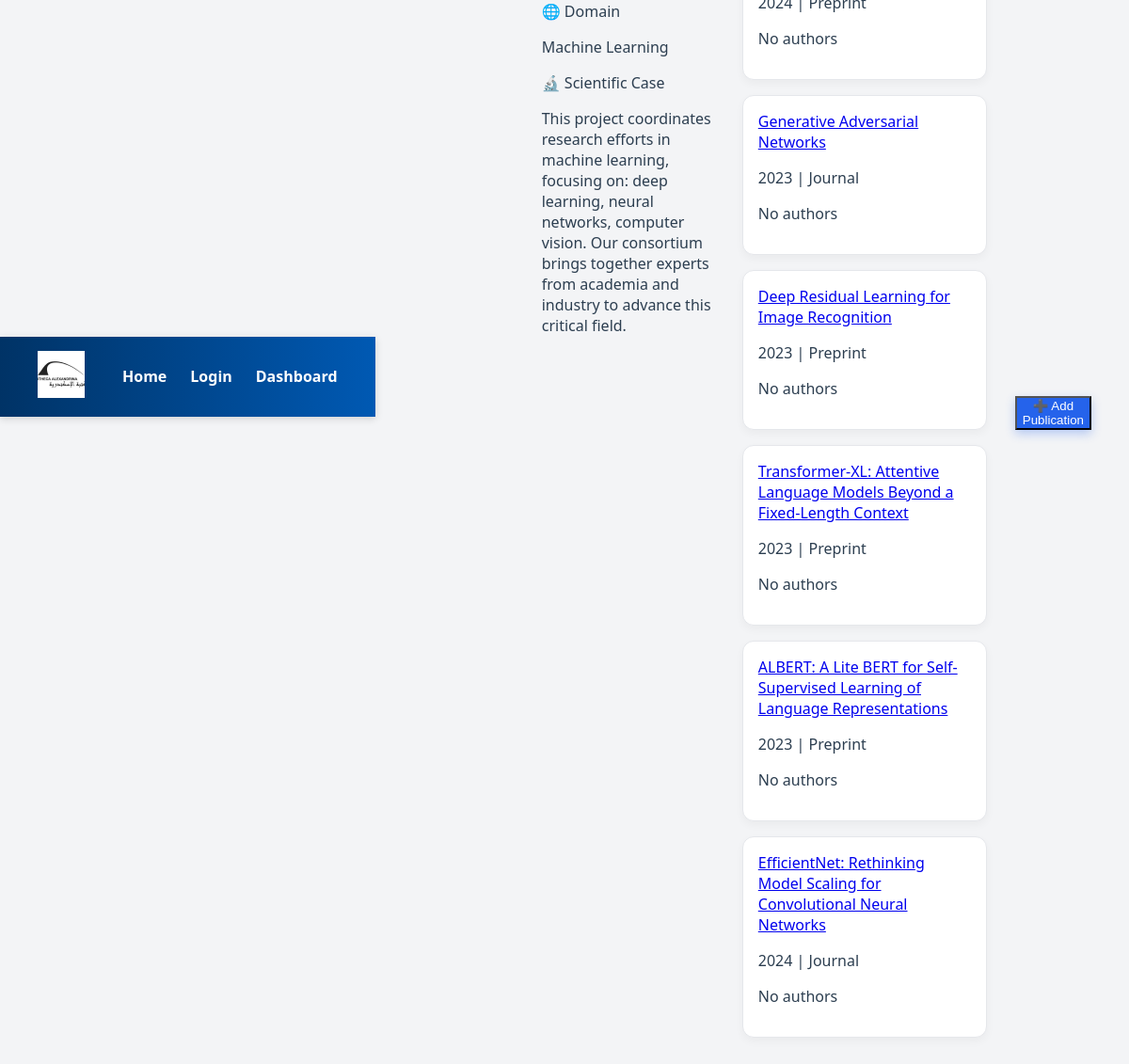
Page /project/744/ on the committed database.
### projects/models.py (models this page shows, shortened)
class Project(models.Model):
    title = models.CharField(max_length=200)
    created= models.DateField()
    team  = models.CharField(max_length=300)
    abstract = models.TextField(default="No abstract yet")
    duration = models.CharField(max_length=100)
    domain = models.CharField(max_length=100)
    scientific_case = models.TextField()

class Publication(models.Model):
    project = models.ForeignKey(Project, on_delete=models.CASCADE, related_name='publications')
    title = models.CharField(max_length=200)
    author = models.CharField(Author,max_length=200)
    url = models.URLField(blank=True)
    year = models.PositiveIntegerField()
    file = models.FileField(upload_to='publications/files/', blank=True)
    image = models.ImageField(upload_to='publications/images/', blank=True)
    type = models.CharField(max_length=100, choices=PUBLICATION_TYPES)
    collaborators = models.ManyToManyField(Author)
    uploaded_at = models.DateTimeField(auto_now_add=True)
    abstract = models.TextField(default="No abstract yet")

### projects/views.py (the view)
# urls.py: path('project/<int:pk>/', views.project_detail, name='project_detail'),
def project_detail(request, pk):
    project = get_object_or_404(Project, pk=pk)
    publications = project.publications.prefetch_related('collaborators')
    return render(request, 'projects/project_detail.html', {
        'project': project,
        'publications': publications
    })

### projects/templates/projects/project_detail.html (shortened to what this page needs)
{% extends "base.html" %}
{% block content %}
<div class="container mx-auto p-4">
    <h2 class="text-3xl font-bold mb-6 text-gray-800">{{ project.title }}</h2>
    <div class="bg-white p-6 rounded-lg shadow-lg mb-8">
        <div class="grid md:grid-cols-3 gap-6 text-gray-700">
            <div class="bg-gray-50 rounded-lg p-4 shadow-sm">
                <p class="font-semibold text-gray-900">🌐 Domain</p>
                <p>{{ project.domain }}</p>
            </div>
            <div class="bg-gray-50 rounded-lg p-4 shadow-sm col-span-full">
                <p class="font-semibold text-gray-900">🔬 Scientific Case</p>
                <p>{{ project.scientific_case }}</p>
            </div>
        </div>
    </div>
    {% if publications %}
    <div>
        <div class="pub-grid ">
            {% for pub in publications %}
            <div class="pub-card">
                <a href="{% url 'publication_detail' pub.id %}" class="block text-blue-600 hover:underline font-medium text-lg mb-2">
                    {{ pub.title }}
                </a>
                <p class="text-sm text-gray-600">
                    {{ pub.year }} | {{ pub.type }}
                </p>
                {% if pub.authors.exists %}
                    <p class="text-sm text-gray-700 mt-2">👥 {{ pub.authors.all|join:", " }}</p>
                {% else %}
                    <p class="text-sm text-gray-400 italic mt-2">No authors</p>
                {% endif %}
            </div>
            {% endfor %}
        </div>
    </div>
    {% else %}
    <p class="mt-6 text-gray-500 italic">No publications added yet.</p>
    {% endif %}
    <div class="button-group">
        <a href="{% url 'projects_page' %}">
        </a>
        <a href="{% url 'add_publication' project.id %}">
            <button class=btn-add >
                ➕ Add Publication
            </button>
        </a>
</div>
</div>
{% endblock %}

### projects/static/css/styles.css (style rules this page uses)
body { background: linear-gradient(135deg, #dbeafe, #fef3c7); font-family: 'Segoe UI', sans-serif; margin: 0; padding: 0; color: #2c3e50; }
.container { display: flex; max-width: 1200px; margin: 40px auto; gap: 30px; padding: 0 20px; animation: fadeInUp 0.8s ease; }
html, body { height: 100%; margin: 0; }
.container { flex: 1; }
body { background: #f3f4f6; font-family: 'Segoe UI', Tahoma, sans-serif; display: flex; justify-content: center; align-items: center; height: 100vh; }
h2 { text-align: center; margin-bottom: 0.5rem; color: #333; }

### projects/templates/projects/project_detail.html (style rules this page uses)
.pub-grid { display: grid; grid-template-columns: repeat(auto-fit, minmax(260px, 1fr)); gap: 16px; }
.pub-card { background: white; padding: 16px; border-radius: 12px; border: 1px solid #e5e7eb; box-shadow: 0 4px 10px rgba(0, 0, 0, 0.04); transition: transform 0.2s ease, box-shadow 0.2s ease; }
.button-group { margin-top: 30px; display: flex; flex-wrap: wrap; gap: 12px; }
.btn-add { background: #2563eb; color: white; box-shadow: 0 4px 10px rgba(37, 99, 235, 0.3); }

### rows in the picture
Project: domain "Machine Learning", scientific_case "This project coordinates research efforts in machine learning, focusing on: deep learning, neural networks, computer vision. Our consortium brings together experts from academia and industry to advance this critical field."
Publication: title "Generative Adversarial Networks", year "2023", type "Journal"
Publication: title "Deep Residual Learning for Image Recognition", year "2023", type "Preprint"
Publication: title "Transformer-XL: Attentive Language Models Beyond a Fixed-Length Context", year "2023", type "Preprint"
Publication: title "ALBERT: A Lite BERT for Self-Supervised Learning of Language Representations", year "2023", type "Preprint"
Publication: title "EfficientNet: Rethinking Model Scaling for Convolutional Neural Networks", year "2024", type "Journal"
